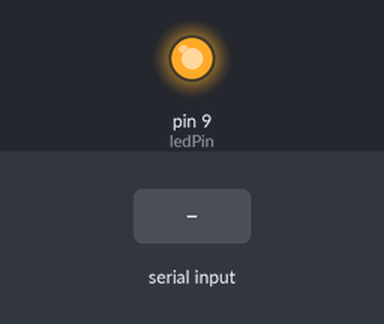
A sketch run on a simulated Arduino Uno, built with avr-gcc and run on an emulated ATmega328P. Parts: output pins drawn as LEDs (lit = HIGH). Inputs (shaded band) come from the test bench. What the sketch prints to the serial monitor is not drawn.

Above: at 1.2 s.
1.3 s: "0" received over Serial
At 2.1 s:
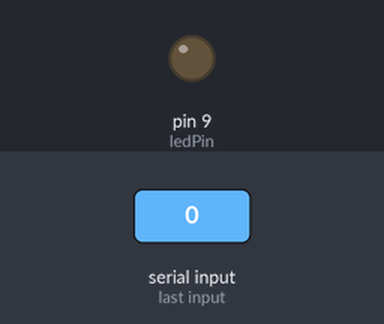
2.8 s: "1" received over Serial
At 3.3 s:
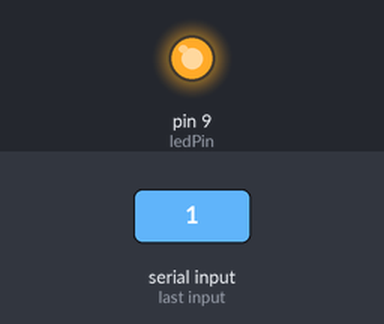
Timing chart, 0 to 5.8 s (numbered marks = the images above; inputs shaded):
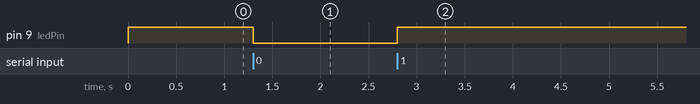

The sketch:

Bluetooth_Connector.ino
```cpp
#define ledPin 9
int state = 0;

void setup() {
  // put your setup code here, to run once:
  pinMode(9, OUTPUT);
  digitalWrite(9, HIGH);//led ON
  Serial.begin(115200); //default communication rate
  Serial.write("LED: ON");
}

void loop() {
  if(Serial.available()>0){
    state = Serial.read();//reads the data
  }

  if(state == '0'){
    digitalWrite(9, LOW);
    Serial.write("LED: OFF");
    state = 0;
  }else if(state == '1'){
    digitalWrite(9, HIGH);
    Serial.write("LED: ON");
    state = 0;
  }
}
```

Measured:
- after the input at 1.3 s, pin 9 (ledPin): HIGH → LOW at once
- after the input at 2.8 s, pin 9 (ledPin): LOW → HIGH at once
